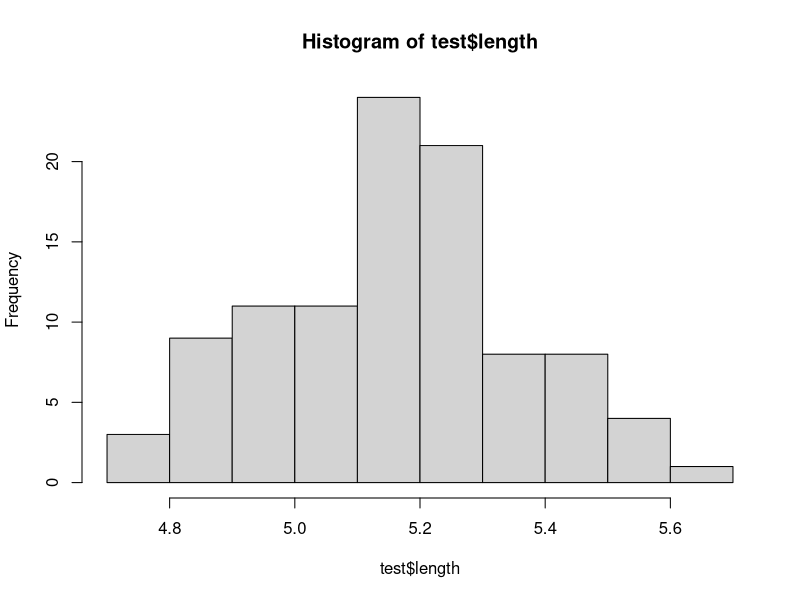
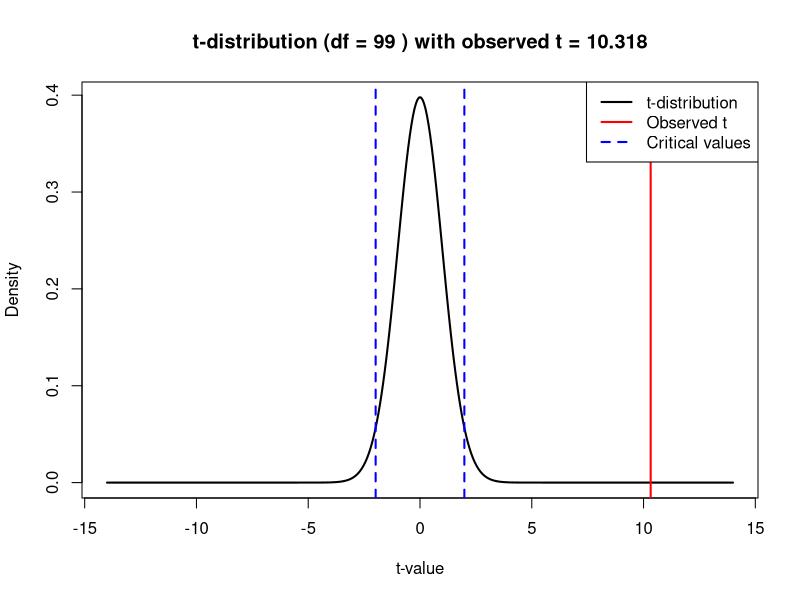

R code for these plots, in order:
setwd("~/TechCareer/World-of-R")
test <- read.csv("bolts.csv")
head(test)
hist(test$length)

y <- sqrt(var(test$length))

z <- y / sqrt(100)
print(z)

# Run t-test
tt <- t.test(test$length, mu = 5)

# Extract t-value and degrees of freedom
t_value <- tt$statistic
df <- tt$parameter

# Print for reference
print(tt)

# -------------------------
# Plot t-distribution
# -------------------------

# Range of t-values for plotting
t_vals <- seq(-14, 14, length = 400)

# Plot the t-distribution curve
plot(t_vals, dt(t_vals, df), type = "l", lwd = 2,
     xlab = "t-value", ylab = "Density",
     main = paste("t-distribution (df =", df, 
                  ") with observed t =", round(t_value, 3)))

# Add vertical red line for the observed t statistic
abline(v = t_value, col = "red", lwd = 2)

# Add two-tailed critical values at alpha = 0.05
crit <- qt(0.975, df)
abline(v = c(-crit, crit), col = "blue", lwd = 2, lty = 2)

# Add legend
legend("topright",
       legend = c("t-distribution", "Observed t", "Critical values"),
       col = c("black", "red", "blue"),
       lwd = c(2, 2, 2),
       lty = c(1, 1, 2))
